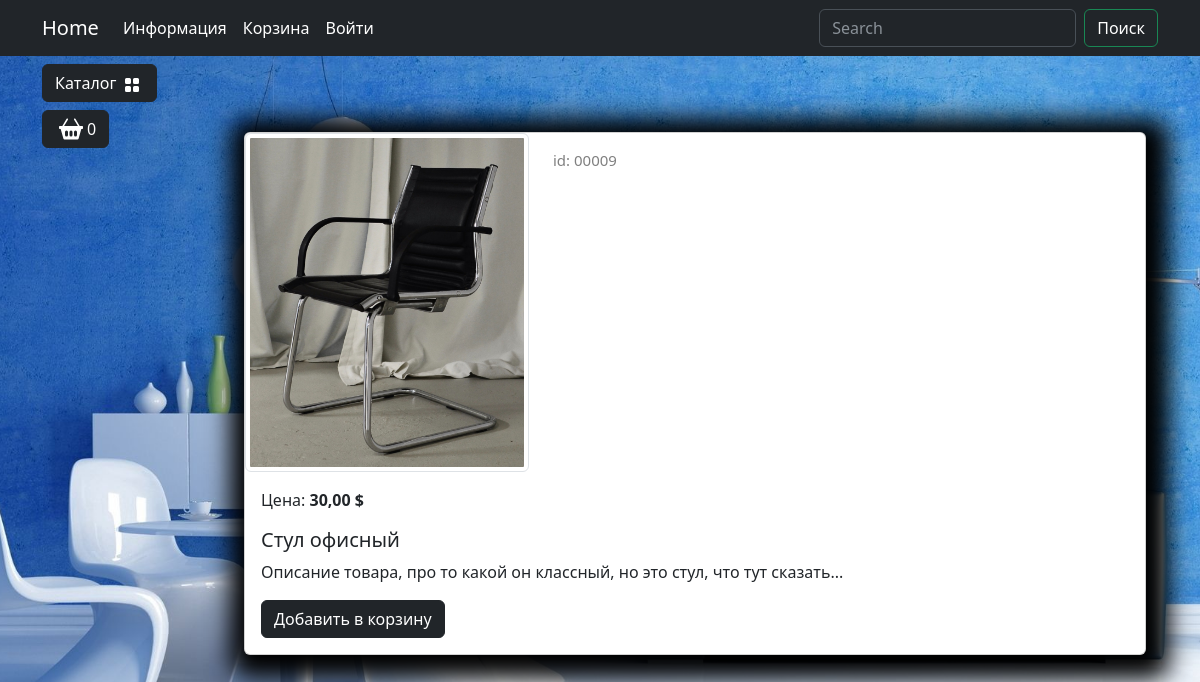
The app's page /catalog/product/stul-ofisnyj/ with its own data.
### goods/models.py (models this page shows, shortened)
class Products(models.Model):
    name = models.CharField(max_length=150, unique=True, verbose_name='Название')
    slug = models.SlugField(max_length=200, unique=True, blank=True, null=True, verbose_name='URL')
    description = models.TextField(blank=True, null=True, verbose_name='Описание')
    image = models.ImageField(upload_to='goods_images', blank=True, null=True, verbose_name='Изображение')
    price = models.DecimalField(default=0.00, max_digits=7, decimal_places=2, verbose_name='Цена')
    discount = models.DecimalField(default=0.00, max_digits=4, decimal_places=2, verbose_name='Скидка в %')
    quantity = models.PositiveIntegerField(default=0, verbose_name='Количество')
    category = models.ForeignKey(to=Categories, on_delete=models.CASCADE, verbose_name='Категория')
    class Meta:
        db_table = 'product'
        verbose_name = 'Продукт'
        verbose_name_plural = 'Продукты'
        ordering = ('id',)
    def display_id(self):
        return f"{self.id:05}"
    def sell_price(self):
        if self.discount:
            return round(self.price - self.price*self.discount/100, 2)
        return self.price

### goods/views.py (the view)
# urls.py: path('product/<slug:product_slug>/', views.product, name='product'),
def product(request, product_slug):
    product = Products.objects.get(slug=product_slug)
    context = {"product": product}
    return render(request, "goods/product.html", context=context)

### carts/models.py (called while the page is built)
    def total_price(self):
        return sum(cart.products_price() for cart in self)

    def total_quantity(self):
        if self:
            return sum(cart.quantity for cart in self)
        return 0

### carts/templatetags/carts_tags.py (called while the page is built)
@register.simple_tag()
def user_carts(request):
    return get_user_carts(request)

### carts/utils.py (called while the page is built)
def get_user_carts(request):
    if request.user.is_authenticated:
        return Cart.objects.filter(user=request.user).select_related('product')
    if not request.session.session_key:
        request.session.create()
    return Cart.objects.filter(session_key=request.session.session_key).select_related('product')

### goods/templatetags/goods_tags.py (called while the page is built)
@register.simple_tag()
def tag_categories():
    return Categories.objects.all()

### goods/templates/goods/product.html (shortened to what this page needs)
{% extends "base.html" %}
{% load static %}
{% block modal_cart %}
{% include "includes/cart_button.html" %}
{% endblock %}
{% block content %}
    <div class="container mt-5">
        <div class="card mb-4 custom-shadow">
            <div class="row">
                <div class="col-md-4">
                    <img src="{{ product.image.url }}"
                        class="img-thumbnail" data-bs-toggle="modal" data-bs-target="#imageModal1">
                </div>
                <div class="col-md-4 ">
                    <p class="product_id mt-3">id: {{ product.display_id }}</p>
                </div>
            </div>
            <div class="card-body">
                <p class="card-text">Цена: <strong>{{ product.sell_price }} $</strong></p>
                <h5 class="card-title">{{ product.name }}</h5>
                <p class="card-text">{{ product.description }}</p>
                <a href="{% url 'cart:cart_add' %}" class="btn btn-dark add-to-cart"
                data-product-id='{{ product.id }}'>
                Добавить в корзину</a>
            </div>
        </div>
    </div>
{% endblock %}

### static/deps/css/my_css.css (style rules this page uses)
body { background-image: url("../images/bg-image.jpg"); background-repeat: no-repeat; background-attachment: fixed; background-position: center center; background-size: cover; height: 100%; }
.custom-shadow { box-shadow: 5px 5px 25px 19px #000000; }
.product_id { color: gray; font-size: 15px; }

### records on screen
Products: image (picture), display_id "00009", sell_price "30,00", name "Стул офисный", description "Описание товара, про то какой он классный, но это стул, что тут сказать..."

### other values on screen
{{ carts.total_quantity }} "0"
